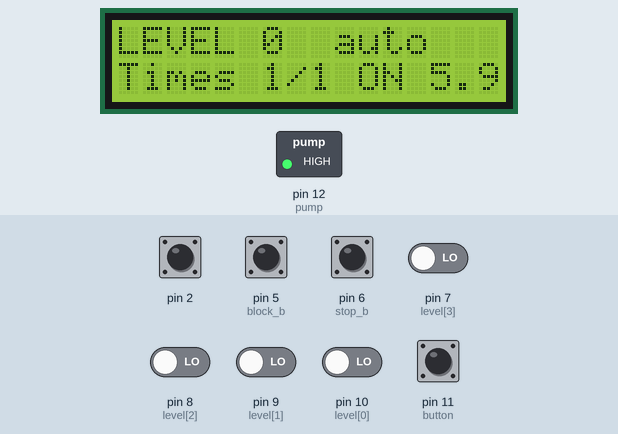
Bench run of a sketch on a simulated Arduino Uno, built with avr-gcc and run on an emulated ATmega328P. Shown: 16×2 character LCD, switched loads named in the sketch (green lamp = pin HIGH). The inputs (shaded band) are chosen by the test bench; at power-on: pin 2, pin 5 (block_b), pin 6 (stop_b), pin 11 (button) HIGH, pin 7 (level[3]), pin 8 (level[2]), pin 9 (level[1]), pin 10 (level[0]) LOW. What the sketch prints to the serial monitor is not drawn.

Above: at 1.2 s.
1.3 s: pin 6 (stop_b) pulled LOW for 0.15 s
At 2.3 s:
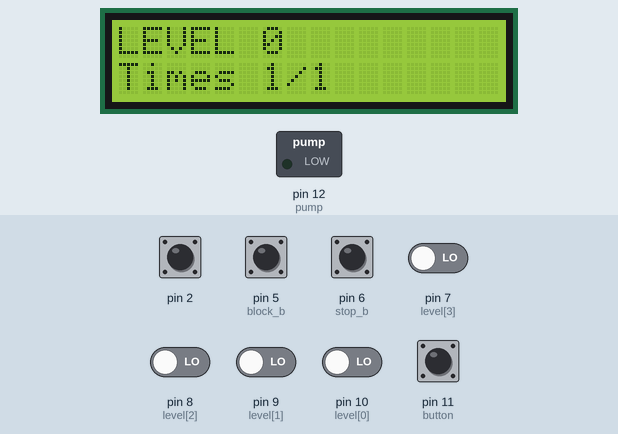
3.0 s: pin 11 (button) pulled LOW for 0.15 s
At 4.1 s:
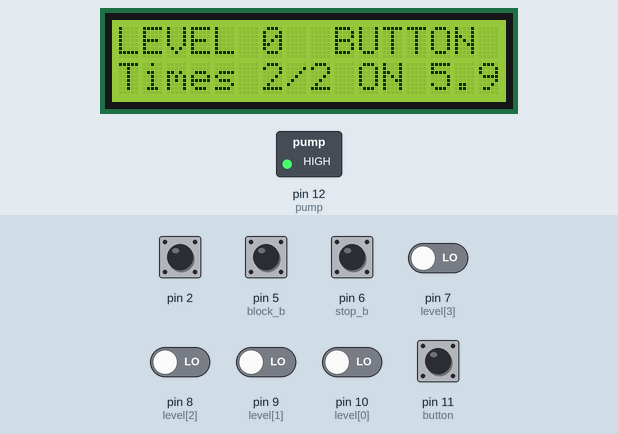
5.0 s: pin 5 (block_b) pulled LOW for 0.15 s
At 5.3 s:
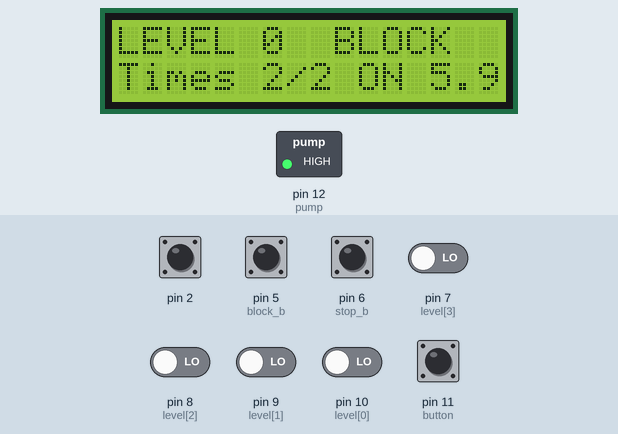
6.6 s: pin 6 (stop_b) pulled LOW for 1 s
At 8.2 s:
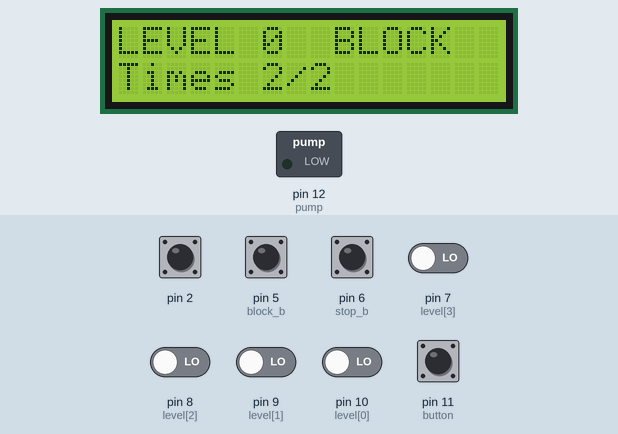
9.1 s: pin 11 (button) pulled LOW for 1 s
At 9.31 s:
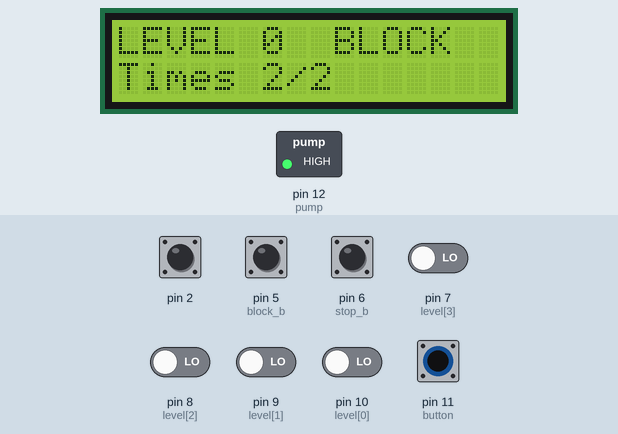
11.6 s: pin 7 (level[3]) driven HIGH
At 12.4 s:
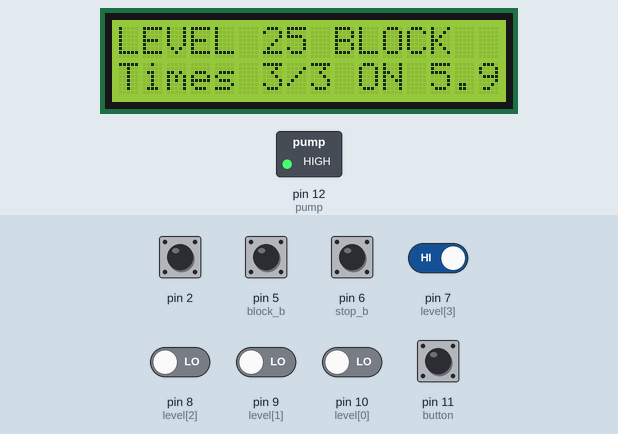
Timing chart, 0 to 14.6 s (numbered marks = the images above; inputs shaded):
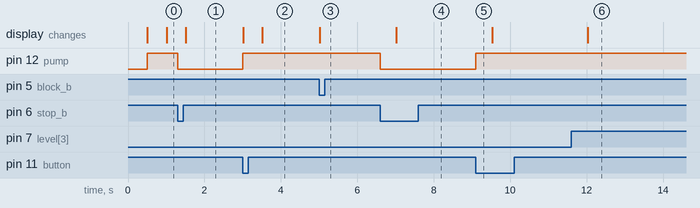

The sketch:

pump.ino
```cpp
#include <LiquidCrystal.h>  // Лобавляем необходимую библиотеку
LiquidCrystal lcd(19, 18, 17, 16, 15, 14); // (RS, E, DB4, DB5, DB6, DB7)
int lcd_1[6]={14, 15, 16, 17, 18, 19}; //A0-A5

unsigned long timer=0;
unsigned long timer_1 = 0;
volatile int res=0;
volatile int pump=12; //насос
volatile int res_l=0;
int button=11; //кнопка
unsigned long emerg_t=400000;
unsigned long pump_t[4]={0,0,0,0};
int level[4] = {10,9,8,7};//уровень
int pump_times=0;
int disp_times=0; // пусков за последние сутки
boolean pump_onoff=0;
boolean autorun=0;
  int level_calc=0;
int emerg=0;
int stop_b=6; //кнопка стоп
int stop_task=0;
boolean bt=0;
double timer_step=360000;
double inert=0;

boolean block=0;
int block_b=5;

void setup() {
  // put your setup code here, to run once:

attachInterrupt(0, blink_d, RISING); //Д2 пин манометра
pinMode(2, INPUT_PULLUP);
Serial.begin(9600);
pinMode(button, INPUT_PULLUP);
pinMode(stop_b, INPUT_PULLUP);
pinMode(block_b, INPUT_PULLUP);
pinMode(pump, OUTPUT);
 for (int i = 0; i < 4; i++) {
    pinMode(level[i], INPUT);}
for (int i = 0; i < 6; i++) {
    pinMode(lcd_1[i], OUTPUT);
    }

lcd.begin(16, 2);
}

void loop() {
  // put your main code here, to run repeatedly:
level_calc=0;
for (int i=0 ;i<4;i++) {                         //уровень воды
  level_calc = digitalRead(level[i])+level_calc;
  }
  switch (level_calc) {
    case 1: level_calc = 25; break;
    case 2: level_calc = 75; break;
    case 3: level_calc = 110; break;
    case 4: level_calc = 180; break;
    default : break;
    }

  if ( millis() > 500){
    if (digitalRead(stop_b) == LOW) { //STOP кнопка
      stop_task =1;
      digitalWrite(pump,LOW);
      bt=0;
      timer_step=360000;
      }
if (level_calc <1 && emerg == 0 && pump_times < 4 && digitalRead(pump) == LOW && level_calc< 180 && stop_task ==0) { pump_on(); //Мало воды , не включён насос и  не сработала аварийка
                                                  Serial.println("PUMP ON auto");
                                                  autorun=1;
                                                   }
if (digitalRead(button)==LOW /*&& emerg_t > 303000 */&& digitalRead(pump) == LOW ) {pump_on (); //НАЖАТА КНОПКА , не включён насос и  не сработала аварийка
                                                  Serial.println("PUMP ON");
                                                  stop_task = 0;
                                                  bt=1;
                                                  }
if (millis()-timer_1 >timer_step && digitalRead(pump) == HIGH) { // кончился таймер
                                Serial.println("end of timer");
                                digitalWrite(pump,LOW);
                                bt=0;
                                autorun=0;
                                timer_step=360000;}

if (level_calc>= 180){
        digitalWrite(pump, LOW);
        autorun=0;
         bt=0;
         timer_step=360000;}


if (res_l!=res  && block == 0) { // сработал датчик холла и время после пуска больше 5 сек
                                           Serial.println("Drill IS empty");
                                            digitalWrite(pump,LOW);
                                            emerg_t=millis();
                                            bt=0;
                                            res_l=res;
                                            emerg=1;
                                            autorun=0;
                                            timer_step=360000;
                                           }

if (millis()-timer >500) {if (res_l!=res) Serial.println("drill empty"); // отладка
                          timer=millis();
                          if (digitalRead(pump) == HIGH) Serial.println("PUMPING");
                          Serial.print("LEVEL  ");
                          Serial.println(level_calc);
                          Serial.print("times run  ");
                          times();
                          Serial.println(disp_times);
                          if (digitalRead(block_b)== LOW) {block=!block;} //Блокировка


                          if (digitalRead(button)==LOW &&  digitalRead(pump) == HIGH && millis()-timer_1 > 3000) { timer_step+=360000; }
                          display_out();
                          }

 if (millis() - emerg_t > 28800000) emerg=0; //снятие блокировки через 8 часов
 if (millis()-timer_1>86400000) pump_times=0; //обнуление включений через 24 часа
 if (millis() - timer_1 > 2400000) block =0; //Обнуление блокировки
  }
  else res_l=res;
}

void blink_d() {
    if (block==1 || digitalRead(pump) == LOW) return;
    res_l=res;
   res++;
   if (digitalRead(pump) == HIGH) {
    if ( millis()-timer_1 < 5000) {res--;}
    }
}

void times(){
  disp_times=0;
  for (int i=0; i<4; i++) {
    if (pump_t[i] < millis()-86400000 && pump_t[i]>0 ) {
      disp_times++;
      }
    }
  }

void pump_on (){
  digitalWrite(pump, HIGH);
  pump_times++;
  pump_t[0]=pump_t[1];
  pump_t[1]=pump_t[2];
  pump_t[2]=pump_t[3];
  pump_t[3]=millis();
  timer_1=millis();
  pump_onoff=1;
  }

void display_out(){
lcd.setCursor(0, 0);
lcd.print("LEVEL");
lcd.setCursor(6, 0);
lcd.print("   ");
lcd.setCursor(6, 0);
lcd.print(level_calc);
lcd.setCursor(0, 1);
lcd.print("Times");
lcd.setCursor(6, 1);
lcd.print(disp_times);
lcd.print("/");
lcd.print(pump_times);
lcd.setCursor(10, 1);
if (digitalRead(pump) == HIGH) lcd.print("ON ");
else lcd.print("       ");
lcd.setCursor(9, 0);
lcd.print("      ");
lcd.setCursor(9, 0);
if (emerg==1 && digitalRead(pump) ==LOW) {lcd.print("EMPTY"); if(300000 > (millis() - emerg_t)) {lcd.setCursor(10, 1); lcd.print((300000 - (millis() - emerg_t))/1000);}}
if (autorun ==1 && digitalRead(pump) == HIGH && bt==0) lcd.print("auto");
if (bt==1 && digitalRead(pump)==HIGH && block ==0) {lcd.print("BUTTON");}
if (block ==1) {lcd.print("BLOCK");}


lcd.setCursor(13, 1);
lcd.print("      ");
lcd.setCursor(13, 1);
if (digitalRead(pump) == HIGH) { lcd.print((timer_step-(millis()-timer_1)  )/60000);}
}
```

Measured:
- after the input at 1.3 s, pin 12 (pump): HIGH → LOW at once; the display: changes after 0.21 s (image 1)
- after the input at 3.0 s, pin 12 (pump): LOW → HIGH at once; the display: first changes at once (image 2 shows a later state)
- after the input at 5.0 s, the display: changes at once (image 3)
- after the input at 6.6 s, pin 12 (pump): HIGH → LOW at once; the display: changes after 0.42 s (image 4)
- after the input at 9.1 s, pin 12 (pump): LOW → HIGH at once
- after the input at 11.6 s, the display: changes after 0.43 s (image 6)
